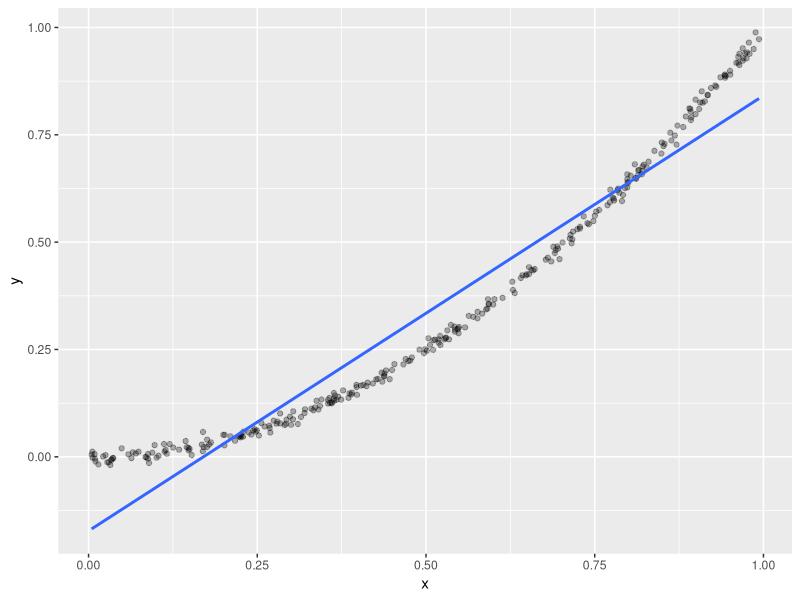
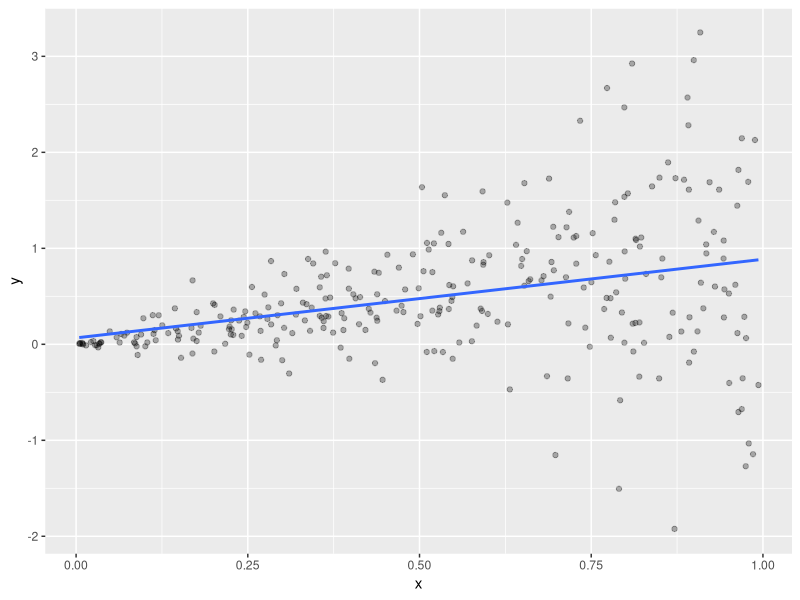
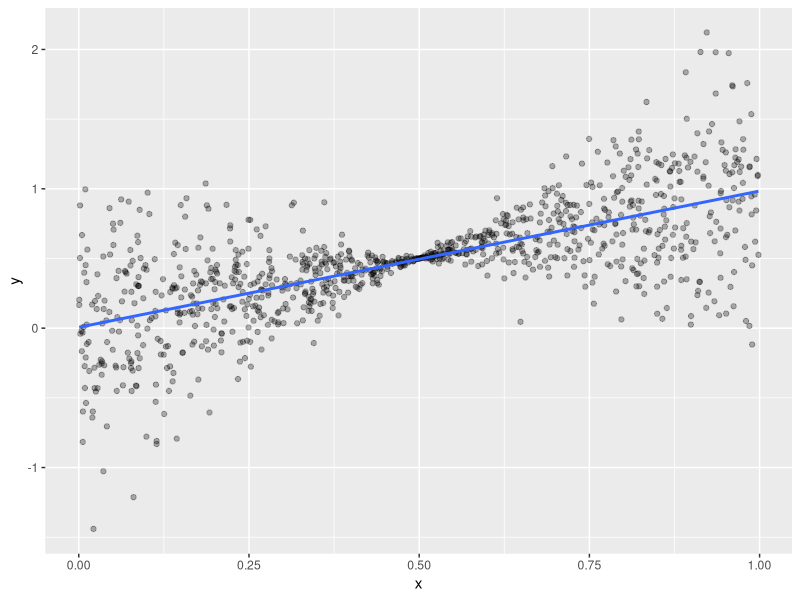
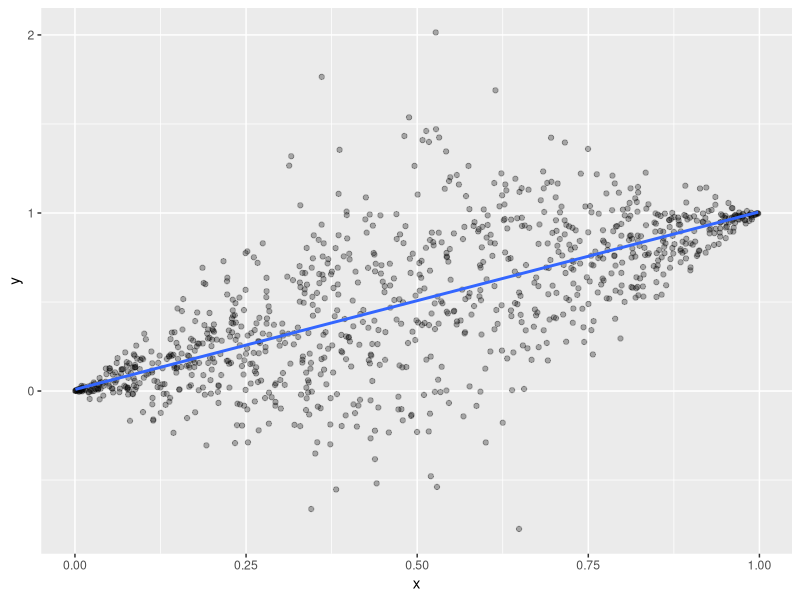

Write the R code that produced these figures, in order.
## ---- chunk 1
knitr::opts_chunk$set(echo = TRUE)
## ---- chunk 2
fit <- lm(mpg ~ wt, data = mtcars)

stats::vcov(fit)  # standard vcov (linear model trusting estimate)
sandwich::vcovHC(fit)  # sandwich vcov (model-robust estimate)
## ---- chunk 3
fit
## ---- chunk 4
library(dplyr)
library(ggplot2)
## ---- chunk 5
rxy_fun <- function(rx, f, reps) {
	res <- function(n) {
		x <- rx(n)  # X has marginal distribution 'rx'
		y <- f(x) + reps(x)  # Y has conditional mean 'f(x)' and noise 'reps(x)'
		return(tibble(x = x, y = y))  
	}
	return(structure(res, class = "rxy"))
}

plot.rxy <- function(x, N = 1000, seed = 840) {
	set.seed(seed)
	
	ggplot(data = x(N), aes(x = x, y = y)) +
		geom_point(alpha = 0.3) + 
		geom_smooth(method = "lm", se = FALSE)
}
## ---- chunk 6
lmsim <- function(rxy, N = 100, vcov = stats::vcov, B = 1e3, seed = 840) 
{ 
	set.seed(seed)
	
	res <- list(coef = matrix(nrow = B, ncol = 2), vcov = vector("list", B))
	colnames(res$coef) <- c("(Intercept)", "x")
	class(res) <- "lmsim"
								
	for (b in 1:B) {
		.fit <- lm(y ~ ., data = rxy(N))
		res$coef[b, ] <- coef(.fit)  # Store intercept and slope in B x 2 matrix
		res$vcov[[b]] <- vcov(.fit)  # Store vcov estimates in length B list. 
	}
	
	return(res)
}

print.lmsim <- function(x) 
{
	cat("Simulation results:\n\n")
	cat("* Model-trusting vcov (average of vcov estimates):\n")
	print( avg_est_vcov <- Reduce("+", x$vcov) / length(x$vcov) )
	cat("\n* Simulation-based vcov (vcov of coefficient estimates):\n")
	print( emp_vcov <- cov(x$coef))
	cat("\n* Ratio (1st / 2nd):\n")
	print( avg_est_vcov / emp_vcov )
	return(invisible(x))
}
## ---- chunk 7
rxy_01 <- rxy_fun(
	rx = runif,
	f = \(x) x^2,
	reps = \(x) rnorm(length(x), sd = .01)
	)
## ---- chunk 8
plot(rxy_01, N = 300)
## ---- chunk 9
lmsim(rxy_01)
## ---- chunk 10
lmsim(rxy_01, vcov = sandwich::vcovHC)
## ---- chunk 11
rxy_02 <- rxy_fun(
	rx = runif,
	f = \(x) x,
	reps = \(x) rnorm(length(x), sd = x)
	)

plot(rxy_02, N = 300)
## ---- chunk 12
lmsim(rxy_02)
## ---- chunk 13
lmsim(rxy_02, vcov = sandwich::vcovHC)
## ---- chunk 14
lmsim(rxy_01, N = 10, vcov = sandwich::vcovHC)
## ---- chunk 15
rxy_04a <- rxy_fun(
	rx = runif,
	f = \(x) x,
	reps = \(x) rnorm(length(x), sd = abs(0.5 - x))
	)

plot(rxy_04a)
## ---- chunk 16
rxy_04b <- rxy_fun(
	rx = runif,
	f = \(x) x,
	reps = \(x) rnorm(length(x), sd = 0.5 - abs(0.5 - x))
	)

plot(rxy_04b)
## ---- chunk 17
lmsim(rxy_04a)
## ---- chunk 18
lmsim(rxy_04b)
## ---- chunk 19
lmsim(rxy_04a, N = 10, vcov = sandwich::vcovHC)
lmsim(rxy_04b, N = 10, vcov = sandwich::vcovHC)
